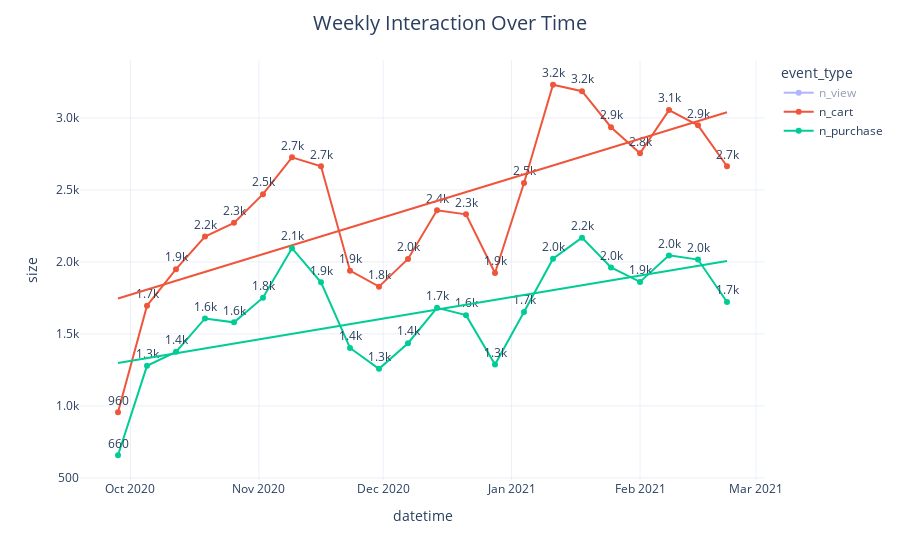

This figure's notebook cell:
### Code cell
col_y = "size"
fig = px.scatter(data_by_week_freq_event, x='datetime', y=col_y, color='event_type', trendline='ols')
fig.for_each_trace(lambda x: x.update(visible="legendonly") if x['name'] == 'n_view' else x)
fig.data[0].update(mode="lines+markers+text", texttemplate="%{y}", textposition="top center")
fig.data[2].update(mode="lines+markers+text", texttemplate="%{y}", textposition="top center")
fig.data[4].update(mode="lines+markers+text", texttemplate="%{y}", textposition="top center")
fig.update_layout(title_text="Weekly Interaction Over Time")
fig.update_layout(yaxis=dict(tickformat=".2s"))

### Figure 1 — Plotly figure (JSON) as saved in the notebook; plotly's stock layout.template omitted (floating-point values rounded to 4 significant figures)
{"data": [{"hovertemplate": "event_type=n_view<br>datetime=%{x}<br>size=%{y}<extra></extra>", "legendgroup": "n_view", "marker": {"color": "#636efa", "symbol": "circle"}, "mode": "lines+markers+text", "name": "n_view", "orientation": "v", "showlegend": true, "textposition": "top center", "texttemplate": "%{y}", "type": "scatter", "visible": "legendonly", "x": ["2020-09-28T00:00:00", "2020-10-05T00:00:00", "2020-10-12T00:00:00", "2020-10-19T00:00:00", "2020-10-26T00:00:00", "2020-11-02T00:00:00", "2020-11-09T00:00:00", "2020-11-16T00:00:00", "2020-11-23T00:00:00", "2020-11-30T00:00:00", "2020-12-07T00:00:00", "2020-12-14T00:00:00", "2020-12-21T00:00:00", "2020-12-28T00:00:00", "2021-01-04T00:00:00", "2021-01-11T00:00:00", "2021-01-18T00:00:00", "2021-01-25T00:00:00", "2021-02-01T00:00:00", "2021-02-08T00:00:00", "2021-02-15T00:00:00", "2021-02-22T00:00:00"], "xaxis": "x", "y": [15787, 27836, 32331, 37503, 38235, 40880, 42891, 44619, 31813, 29275, 30741, 32784, 33471, 27201, 36137, 40244, 39997, 38432, 39201, 38687, 36301, 33727], "yaxis": "y"}, {"hovertemplate": "<b>OLS trendline</b><br>size = 0.534328 * datetime + -824073<br>R<sup>2</sup>=0.107186<br><br>event_type=n_view<br>datetime=%{x}<br>size=%{y} <b>(trend)</b><extra></extra>", "legendgroup": "n_view", "marker": {"color": "#636efa", "symbol": "circle"}, "mode": "lines", "name": "n_view", "showlegend": false, "type": "scatter", "visible": "legendonly", "x": ["2020-09-28T00:00:00", "2020-10-05T00:00:00", "2020-10-12T00:00:00", "2020-10-19T00:00:00", "2020-10-26T00:00:00", "2020-11-02T00:00:00", "2020-11-09T00:00:00", "2020-11-16T00:00:00", "2020-11-23T00:00:00", "2020-11-30T00:00:00", "2020-12-07T00:00:00", "2020-12-14T00:00:00", "2020-12-21T00:00:00", "2020-12-28T00:00:00", "2021-01-04T00:00:00", "2021-01-11T00:00:00", "2021-01-18T00:00:00", "2021-01-25T00:00:00", "2021-02-01T00:00:00", "2021-02-08T00:00:00", "2021-02-15T00:00:00", "2021-02-22T00:00:00"], "xaxis": "x", "y": [31520.0, 31840.0, 32170.0, 32490.0, 32810.0, 33140.0, 33460.0, 33780.0, 34110.0, 34430.0, 34750.0, 35070.0, 35400.0, 35720.0, 36040.0, 36370.0, 36690.0, 37010.0, 37340.0, 37660.0, 37980.0, 38310.0], "yaxis": "y"}, {"hovertemplate": "event_type=n_cart<br>datetime=%{x}<br>size=%{y}<extra></extra>", "legendgroup": "n_cart", "marker": {"color": "#EF553B", "symbol": "circle"}, "mode": "lines+markers+text", "name": "n_cart", "orientation": "v", "showlegend": true, "textposition": "top center", "texttemplate": "%{y}", "type": "scatter", "x": ["2020-09-28T00:00:00", "2020-10-05T00:00:00", "2020-10-12T00:00:00", "2020-10-19T00:00:00", "2020-10-26T00:00:00", "2020-11-02T00:00:00", "2020-11-09T00:00:00", "2020-11-16T00:00:00", "2020-11-23T00:00:00", "2020-11-30T00:00:00", "2020-12-07T00:00:00", "2020-12-14T00:00:00", "2020-12-21T00:00:00", "2020-12-28T00:00:00", "2021-01-04T00:00:00", "2021-01-11T00:00:00", "2021-01-18T00:00:00", "2021-01-25T00:00:00", "2021-02-01T00:00:00", "2021-02-08T00:00:00", "2021-02-15T00:00:00", "2021-02-22T00:00:00"], "xaxis": "x", "y": [955, 1696, 1949, 2176, 2271, 2470, 2726, 2664, 1939, 1828, 2020, 2358, 2330, 1923, 2548, 3230, 3185, 2935, 2754, 3054, 2948, 2664], "yaxis": "y"}, {"hovertemplate": "<b>OLS trendline</b><br>size = 0.101874 * datetime + -161380<br>R<sup>2</sup>=0.518123<br><br>event_type=n_cart<br>datetime=%{x}<br>size=%{y} <b>(trend)</b><extra></extra>", "legendgroup": "n_cart", "marker": {"color": "#EF553B", "symbol": "circle"}, "mode": "lines", "name": "n_cart", "showlegend": false, "type": "scatter", "x": ["2020-09-28T00:00:00", "2020-10-05T00:00:00", "2020-10-12T00:00:00", "2020-10-19T00:00:00", "2020-10-26T00:00:00", "2020-11-02T00:00:00", "2020-11-09T00:00:00", "2020-11-16T00:00:00", "2020-11-23T00:00:00", "2020-11-30T00:00:00", "2020-12-07T00:00:00", "2020-12-14T00:00:00", "2020-12-21T00:00:00", "2020-12-28T00:00:00", "2021-01-04T00:00:00", "2021-01-11T00:00:00", "2021-01-18T00:00:00", "2021-01-25T00:00:00", "2021-02-01T00:00:00", "2021-02-08T00:00:00", "2021-02-15T00:00:00", "2021-02-22T00:00:00"], "xaxis": "x", "y": [1745.0, 1807.0, 1868.0, 1930.0, 1991.0, 2053.0, 2115.0, 2176.0, 2238.0, 2300.0, 2361.0, 2423.0, 2484.0, 2546.0, 2608.0, 2669.0, 2731.0, 2792.0, 2854.0, 2916.0, 2977.0, 3039.0], "yaxis": "y"}, {"hovertemplate": "event_type=n_purchase<br>datetime=%{x}<br>size=%{y}<extra></extra>", "legendgroup": "n_purchase", "marker": {"color": "#00cc96", "symbol": "circle"}, "mode": "lines+markers+text", "name": "n_purchase", "orientation": "v", "showlegend": true, "textposition": "top center", "texttemplate": "%{y}", "type": "scatter", "x": ["2020-09-28T00:00:00", "2020-10-05T00:00:00", "2020-10-12T00:00:00", "2020-10-19T00:00:00", "2020-10-26T00:00:00", "2020-11-02T00:00:00", "2020-11-09T00:00:00", "2020-11-16T00:00:00", "2020-11-23T00:00:00", "2020-11-30T00:00:00", "2020-12-07T00:00:00", "2020-12-14T00:00:00", "2020-12-21T00:00:00", "2020-12-28T00:00:00", "2021-01-04T00:00:00", "2021-01-11T00:00:00", "2021-01-18T00:00:00", "2021-01-25T00:00:00", "2021-02-01T00:00:00", "2021-02-08T00:00:00", "2021-02-15T00:00:00", "2021-02-22T00:00:00"], "xaxis": "x", "y": [657, 1278, 1375, 1607, 1580, 1751, 2095, 1858, 1402, 1257, 1435, 1681, 1630, 1287, 1652, 2022, 2168, 1961, 1861, 2045, 2016, 1721], "yaxis": "y"}, {"hovertemplate": "<b>OLS trendline</b><br>size = 0.0558276 * datetime + -88096.8<br>R<sup>2</sup>=0.374376<br><br>event_type=n_purchase<br>datetime=%{x}<br>size=%{y} <b>(trend)</b><extra></extra>", "legendgroup": "n_purchase", "marker": {"color": "#00cc96", "symbol": "circle"}, "mode": "lines", "name": "n_purchase", "showlegend": false, "type": "scatter", "x": ["2020-09-28T00:00:00", "2020-10-05T00:00:00", "2020-10-12T00:00:00", "2020-10-19T00:00:00", "2020-10-26T00:00:00", "2020-11-02T00:00:00", "2020-11-09T00:00:00", "2020-11-16T00:00:00", "2020-11-23T00:00:00", "2020-11-30T00:00:00", "2020-12-07T00:00:00", "2020-12-14T00:00:00", "2020-12-21T00:00:00", "2020-12-28T00:00:00", "2021-01-04T00:00:00", "2021-01-11T00:00:00", "2021-01-18T00:00:00", "2021-01-25T00:00:00", "2021-02-01T00:00:00", "2021-02-08T00:00:00", "2021-02-15T00:00:00", "2021-02-22T00:00:00"], "xaxis": "x", "y": [1297.0, 1331.0, 1365.0, 1399.0, 1432.0, 1466.0, 1500.0, 1534.0, 1567.0, 1601.0, 1635.0, 1669.0, 1702.0, 1736.0, 1770.0, 1804.0, 1837.0, 1871.0, 1905.0, 1939.0, 1973.0, 2006.0], "yaxis": "y"}], "layout": {"legend": {"title": {"text": "event_type"}, "tracegroupgap": 0}, "margin": {"t": 60}, "title": {"text": "Weekly Interaction Over Time"}, "xaxis": {"anchor": "y", "domain": [0, 1], "title": {"text": "datetime"}}, "yaxis": {"anchor": "x", "domain": [0, 1], "tickformat": ".2s", "title": {"text": "size"}}}}
